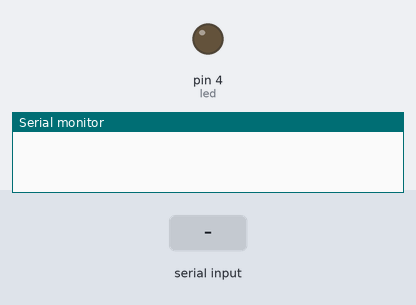
This sketch was run on a simulated Arduino Uno, built with avr-gcc and run on an emulated ATmega328P. Shown: output pins drawn as LEDs (lit = HIGH), the last lines printed to the serial monitor. Inputs (shaded band) come from the test bench.

Above: at 1.2 s.
1.3 s: "O\n" received over Serial
At 1.6 s:
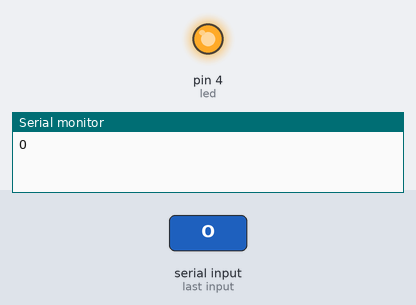
2.8 s: "1\n" received over Serial
At 4.0 s:
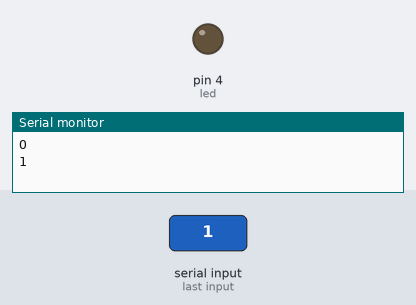
Timing chart, 0 to 5.8 s (numbered marks = the images above; inputs shaded):
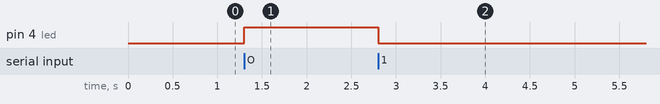

The sketch:

slaveNodeMCU.ino
```cpp
const int led = 4;

void setup(){
  Serial.begin(115200);

  pinMode(led, OUTPUT);
}

void loop(){
  // digitalWrite(led, HIGH);
  if(Serial.available()) {
    String msg = Serial.readStringUntil('\n');
    Serial.println(msg);
    if(msg.indexOf("O") != -1) {
      // digitalWrite(led, HIGH);
      digitalWrite(led, HIGH);
      // Serial.println("Relay is ON");
    }else{
      digitalWrite(led, LOW);
    }
  }
}
```

Measured:
- after the input at 1.3 s, pin 4 (led): LOW → HIGH at once
- after the input at 2.8 s, pin 4 (led): HIGH → LOW at once
